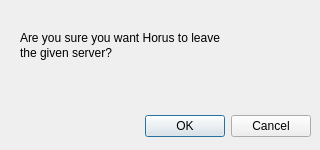
<?xml version="1.0" encoding="UTF-8"?>
<ui version="4.0">
 <class>dlgInvokeLeave</class>
 <widget class="QDialog" name="dlgInvokeLeave">
  <property name="geometry">
   <rect>
    <x>0</x>
    <y>0</y>
    <width>320</width>
    <height>150</height>
   </rect>
  </property>
  <property name="minimumSize">
   <size>
    <width>320</width>
    <height>150</height>
   </size>
  </property>
  <property name="maximumSize">
   <size>
    <width>320</width>
    <height>150</height>
   </size>
  </property>
  <property name="windowTitle">
   <string>Leave Server</string>
  </property>
  <widget class="QDialogButtonBox" name="btnBox">
   <property name="geometry">
    <rect>
     <x>10</x>
     <y>110</y>
     <width>301</width>
     <height>32</height>
    </rect>
   </property>
   <property name="orientation">
    <enum>Qt::Horizontal</enum>
   </property>
   <property name="standardButtons">
    <set>QDialogButtonBox::Cancel|QDialogButtonBox::Ok</set>
   </property>
  </widget>
  <widget class="QLabel" name="lblComf">
   <property name="geometry">
    <rect>
     <x>20</x>
     <y>30</y>
     <width>281</width>
     <height>16</height>
    </rect>
   </property>
   <property name="text">
    <string>Are you sure you want Horus to leave</string>
   </property>
  </widget>
  <widget class="QLabel" name="lblComf2">
   <property name="geometry">
    <rect>
     <x>20</x>
     <y>45</y>
     <width>281</width>
     <height>16</height>
    </rect>
   </property>
   <property name="text">
    <string>the given server?</string>
   </property>
  </widget>
 </widget>
 <resources/>
 <connections>
  <connection>
   <sender>btnBox</sender>
   <signal>accepted()</signal>
   <receiver>dlgInvokeLeave</receiver>
   <slot>accept()</slot>
   <hints>
    <hint type="sourcelabel">
     <x>248</x>
     <y>254</y>
    </hint>
    <hint type="destinationlabel">
     <x>157</x>
     <y>274</y>
    </hint>
   </hints>
  </connection>
  <connection>
   <sender>btnBox</sender>
   <signal>rejected()</signal>
   <receiver>dlgInvokeLeave</receiver>
   <slot>reject()</slot>
   <hints>
    <hint type="sourcelabel">
     <x>316</x>
     <y>260</y>
    </hint>
    <hint type="destinationlabel">
     <x>286</x>
     <y>274</y>
    </hint>
   </hints>
  </connection>
 </connections>
</ui>
